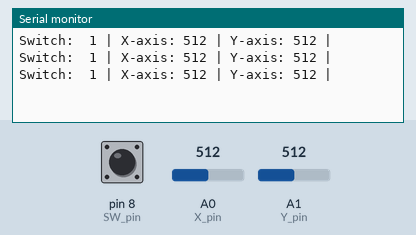
Recording of a sketch running on a simulated Arduino Uno, built with avr-gcc and run on an emulated ATmega328P. Shown: the last lines printed to the serial monitor. The test bench sets the inputs (shaded band); at power-on: A0 (X_pin) = 512, A1 (Y_pin) = 512, pin 8 (SW_pin) HIGH.

Above: at 1.2 s.
1.3 s: A0 (X_pin) set to 716
At 1.86 s:
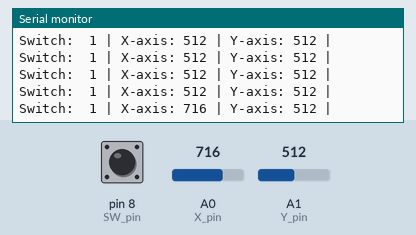
2.8 s: A1 (Y_pin) set to 716
At 3.06 s:
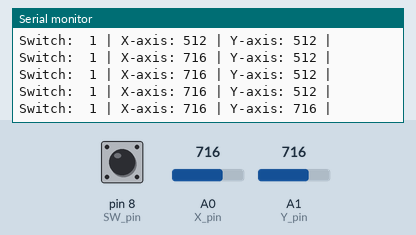
4.3 s: pin 8 (SW_pin) pulled LOW for 0.5 s
At 4.67 s:
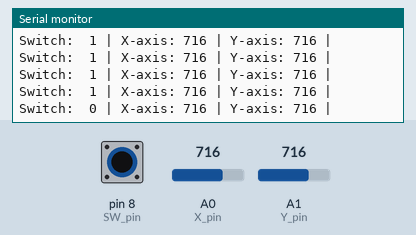
6.3 s: A0 (X_pin) set to 900
At 6.67 s:
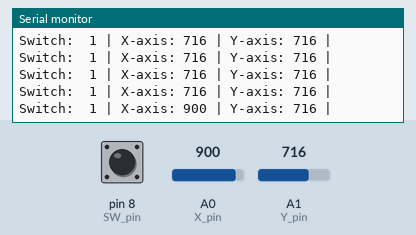
7.8 s: pin 8 (SW_pin) pulled LOW for 1 s
At 8.27 s:
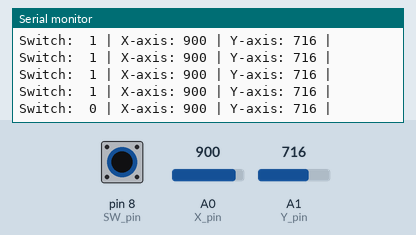
10.3 s: A1 (Y_pin) set to 900
At 10.68 s:
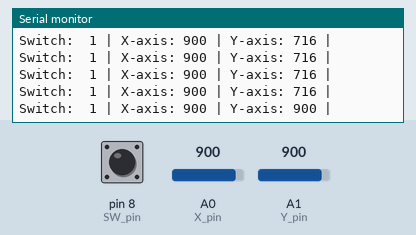
Timing chart, 0 to 12.8 s (numbered marks = the images above; inputs shaded):
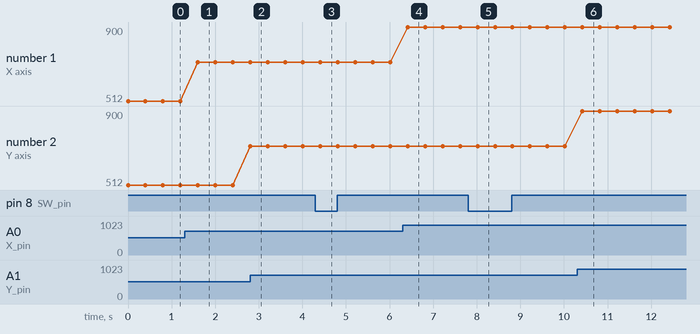

The sketch:

joy_stick.ino
```cpp
const int SW_pin = 8;
const int X_pin = 0;
const int Y_pin = 1;

void setup() {
  pinMode(SW_pin, INPUT);
  digitalWrite(SW_pin, HIGH);
  Serial.begin(9600);
}

void loop() {
  Serial.print("Switch:  ");
  Serial.print(digitalRead(SW_pin));
  Serial.print(" | ");
  Serial.print("X-axis: ");
  Serial.print(analogRead(X_pin));
  Serial.print(" | ");
  Serial.print("Y-axis: ");
  Serial.print(analogRead(Y_pin));
  Serial.println(" | ");
  delay(400);
}
```

Measured:
- after the input at 1.3 s, the serial monitor: prints a new line after 0.30 s (image 1)
- after the input at 2.8 s, the serial monitor: prints a new line at once (image 2)
- after the input at 4.3 s, the serial monitor: prints a new line after 0.11 s (image 3)
- after the input at 6.3 s, the serial monitor: prints a new line after 0.11 s (image 4)
- after the input at 7.8 s, the serial monitor: prints a new line after 0.22 s (image 5)
- after the input at 10.3 s, the serial monitor: prints a new line after 0.12 s (image 6)
- plotted number 1: 512 → 716 after the input at 1.3 s, 716 → 900 after the input at 6.3 s
